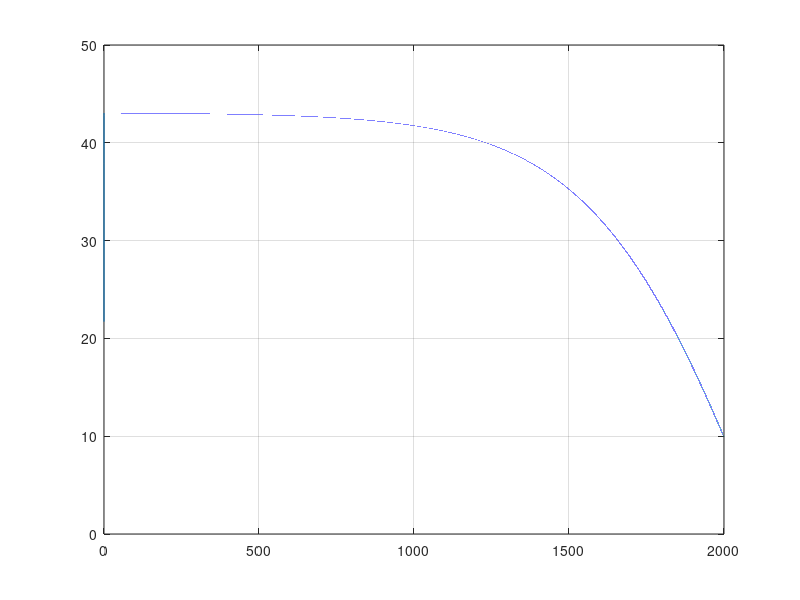

The MATLAB script that drew this image:
clear
g=3.27;
ca=0.47;
m_keha=100; 
mu=44.;
temp=200;
r_gaas=8314.;
r_keha=100;
p_ohk=600;
dt=0.01;
nt=200000;
at=zeros(nt,3);

v_keha=4.*pi*r_keha^3/3.;
s_keha=pi*r_keha^2;
ro_ohk_0=p_ohk*mu/(r_gaas*temp);
ro_keha=m_keha/v_keha;

param1=0.5*ca*s_keha/m_keha;
param2=mu*g/(r_gaas*temp);
x=0;v=0.;
 for i=1:nt
     ro_ohk=ro_ohk_0*exp(-param2*x);
     a=(ro_ohk/ro_keha-1)*g-param1*ro_ohk*abs(v)*v;
     x=x+v*dt+0.5*a*dt*dt;
     v=v+a*dt;

     at(i,1)=i*dt;
     at(i,2)=x;
     at(i,3)=v;
     
     if x < 0
     break
     end
 end


plot (at(1:i,1),at(1:i,3))
grid on